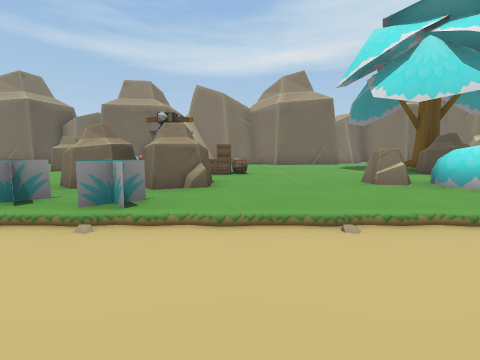
view 1 (above)

22 first-person views from a walk through a 3-D level made in the Unity game engine. The camera is 1.2 m above the floor, tilts 6° down and sees 85° across. The floor is counted in squares, 2 m on a side. Each view is taken from the middle of a square. On the plan, view 1 faces up. The plan holds only what a view shows up to about 9 squares ahead; the rest is blank. The place goes on beyond the plan. The player character is not drawn.

view 2
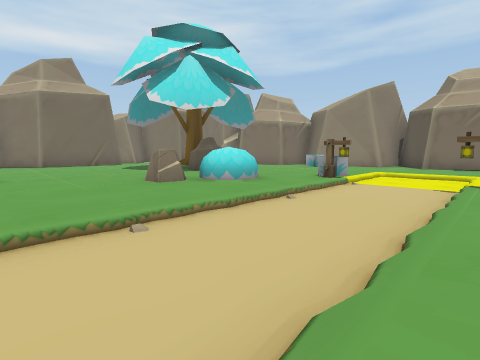

view 3
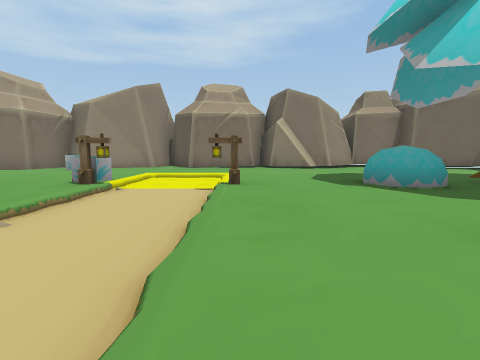

view 4
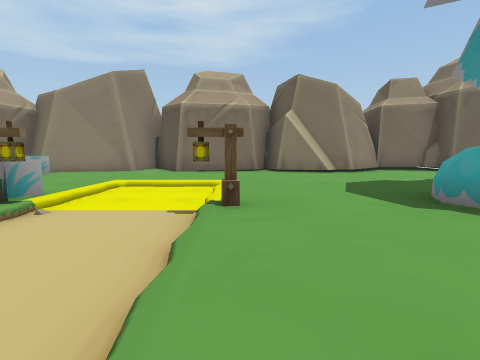

view 5
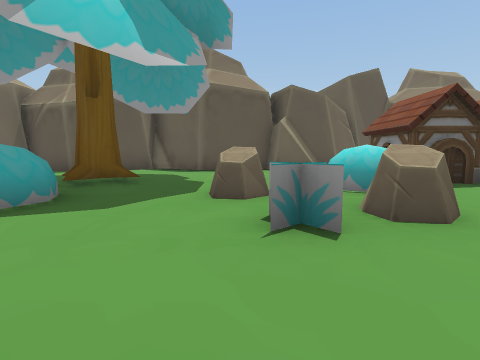

view 6
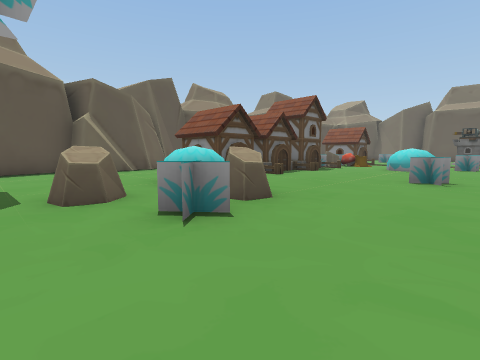

view 7
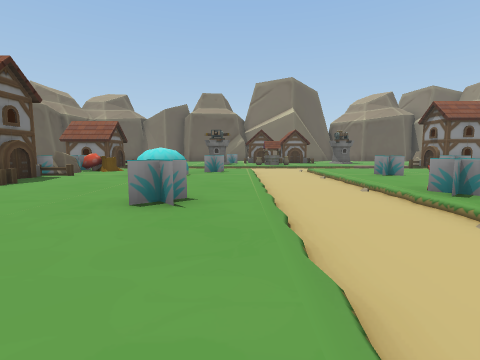

view 8
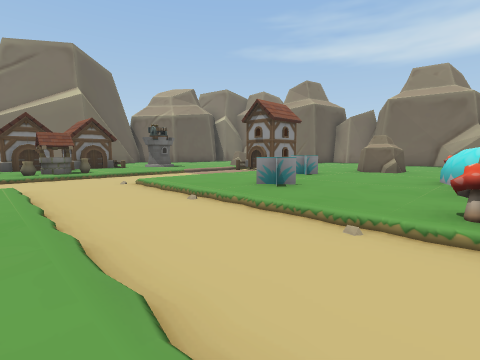

view 9
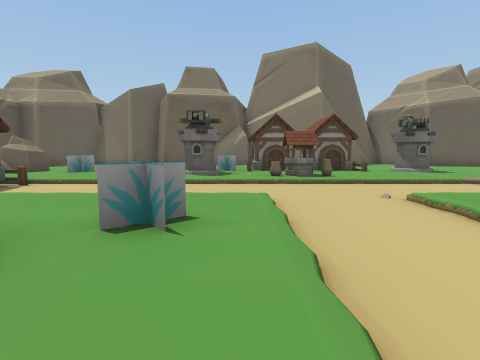

view 10
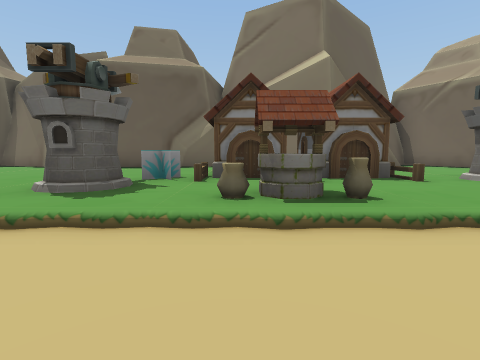

view 11
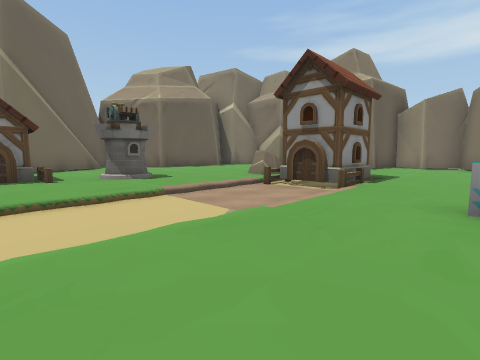

view 12
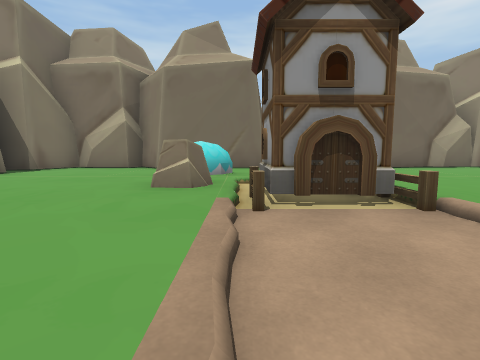

view 13
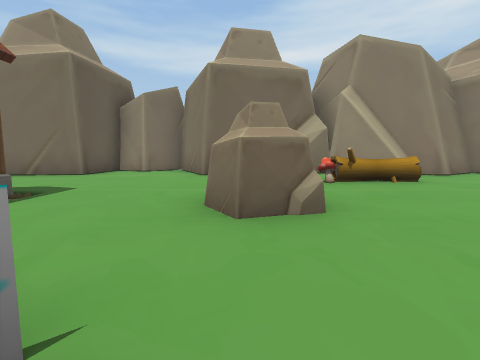

view 14
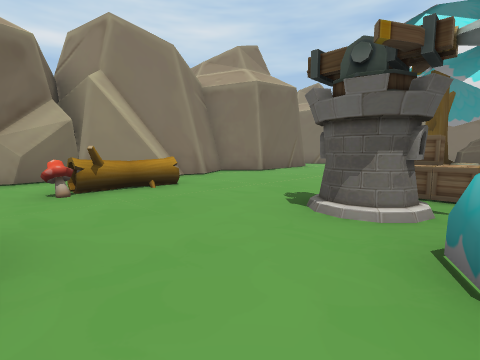

view 15
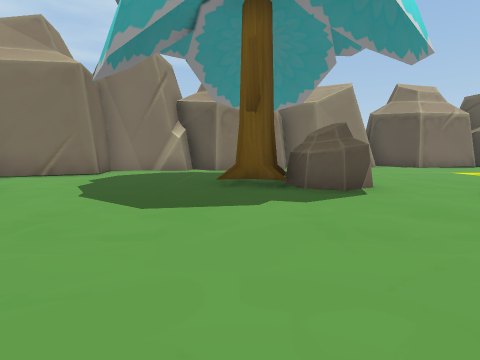

view 16
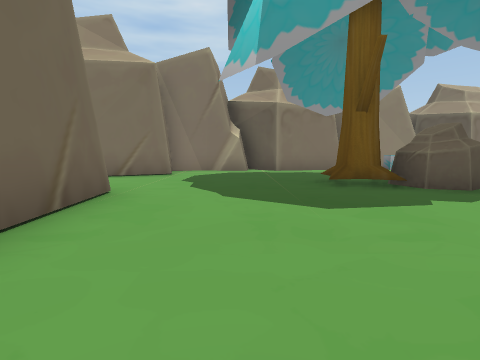

view 17
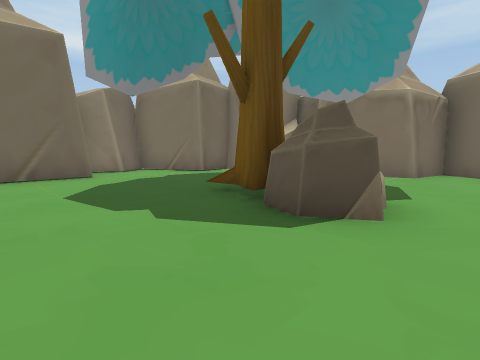

view 18
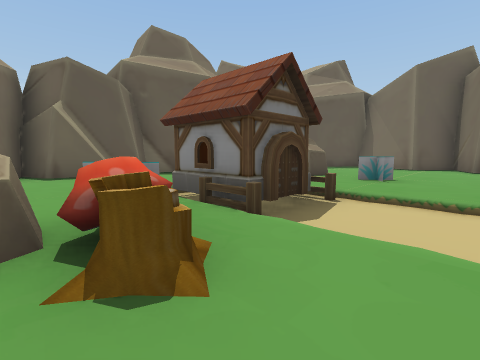

view 19
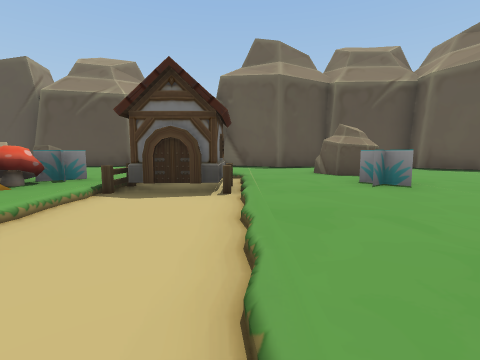

view 20
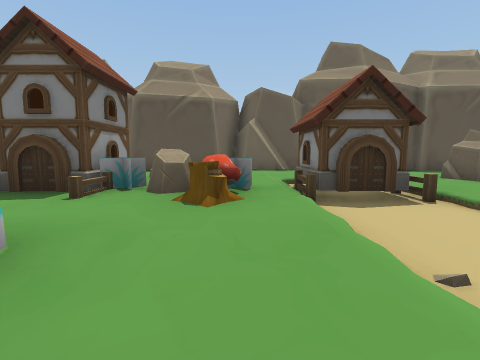

view 21
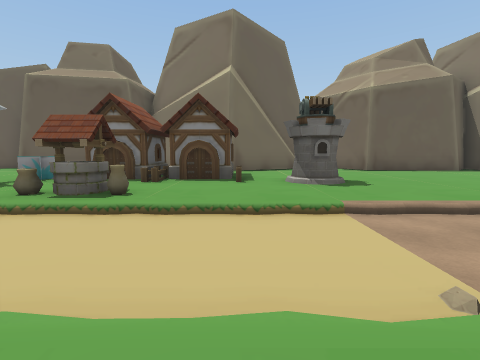

view 22
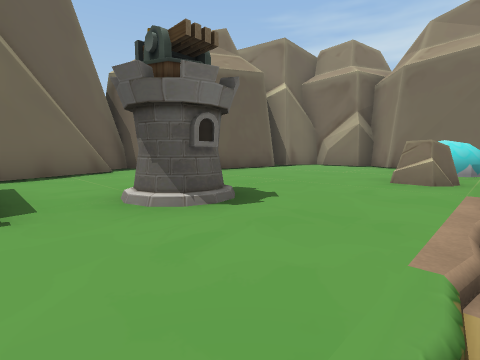

### Floor plan
Key: @ floor where view 1 was taken; # wall or solid block; . main floor; - floor 0.25 m lower than the main floor; / step, stairs or slope; T tree; W tower; C crate; B barrel; P plant; M mushroom; S streetlight; H house; F fence; U stump; E well; O other object.
Columns run from 19 left of view 1 to 12 right of it. Each row starts with its distance up from view 1.
 15          ####           ####
 14   ##### ##..##########  #..#
 13   #.#.###...#....##..####..###
 12   #..........................#
 11   #....P.......MU............#
 10   #.....///..................#
  9   #....O///..OO..........T...#
  8 ###.....FHF......WC......T...###
  7 #......./-/.......CB.....O.....#
  6 ##...WW./-/.O...P............O##
  5  ##..W///-/.....OOO...O........#
  4   #..F../-/..O.........P.......#
  3   #  H../-/.....M.O......S......
  2     HF.E/-------O--------O--...#
  1     HH.E/-------------------...#
  0  #...F../-/........@.....S.....#
 -1  #  .OWW/-/.O....O.............#
 -2  #....../-/..P.......O........##
 -3  ##...../-/.........O....P....##
 -4  #....../-/U..........O........#
 -5  #....O.FHFMMFHFHOHP....TT.  ..O
 -6  #....../////O H H  .....T.....O
 -7  #...OO.///...     ....... ...#O
 -8   #.  .......O     ....... ...
 -9   #  ..........    ######.####
-10    ########.####
-11         # ###

Positions as (right, up) in squares from view 1, and headings:
1: (0, 0), facing up
2: (0, 0), facing up-right
3: (1, 0), facing right
4: (3, 0), facing right
5: (3, 0), facing down
6: (4, 0), facing down-left
7: (1, 0), facing left
8: (-3, 0), facing up-left
9: (-5, 0), facing left
10: (-9, 1), facing left
11: (-7, 3), facing up-left
12: (-11, 5), facing up
13: (-6, 6), facing up
14: (-5, 7), facing up-right
15: (1, 9), facing right
16: (1, 11), facing right
17: (3, 6), facing up-right
18: (-7, -3), facing down-left
19: (-11, -1), facing down
20: (-8, -1), facing down
21: (-8, 4), facing left
22: (-11, 4), facing up-left
